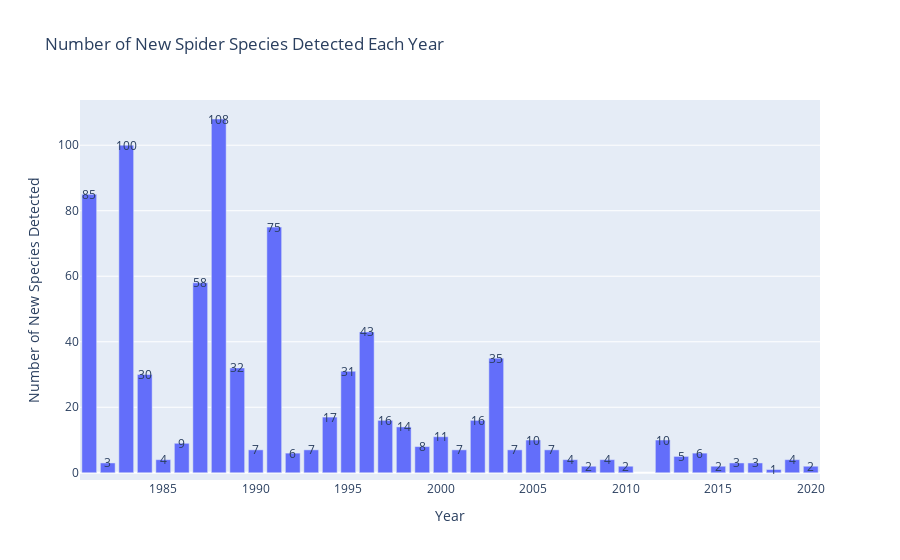

The code cell stored with this chart in its notebook:
### Code cell
# Create a histogram to visualize the number of new species detected each year
years = list(detected_species.keys())
new_species_counts = [len(species_set) for species_set in detected_species.values()]

# Create a hover text for each bar
hover_text = [f"Year: {year}<br>Number of New Species: {count}" for year, count in zip(years, new_species_counts)]

# Create the bar trace
bar_trace = go.Bar(x=years, y=new_species_counts, hovertext=hover_text)

# Create the labels for the bar values
label_text = [str(count) for count in new_species_counts]

# Create the annotations for the bar values
annotations = [dict(x=x, y=y, text=text, showarrow=False, font=dict(size=12))
               for x, y, text in zip(years, new_species_counts, label_text)]

# Create the layout
layout = go.Layout(
    title='Number of New Spider Species Detected Each Year',
    xaxis=dict(title='Year'),
    yaxis=dict(title='Number of New Species Detected'),
    annotations=annotations
)

# Create the figure and add the trace
fig = go.Figure(data=[bar_trace], layout=layout)

# Show the figure
fig.show()

### Figure 1 — Plotly figure (JSON) as saved in the notebook; plotly's stock layout.template omitted (floating-point values rounded to 4 significant figures)
{"data": [{"hovertext": ["Year: 1981<br>Number of New Species: 85", "Year: 1982<br>Number of New Species: 3", "Year: 1983<br>Number of New Species: 100", "Year: 1984<br>Number of New Species: 30", "Year: 1985<br>Number of New Species: 4", "Year: 1986<br>Number of New Species: 9", "Year: 1987<br>Number of New Species: 58", "Year: 1988<br>Number of New Species: 108", "Year: 1989<br>Number of New Species: 32", "Year: 1990<br>Number of New Species: 7", "Year: 1991<br>Number of New Species: 75", "Year: 1992<br>Number of New Species: 6", "Year: 1993<br>Number of New Species: 7", "Year: 1994<br>Number of New Species: 17", "Year: 1995<br>Number of New Species: 31", "Year: 1996<br>Number of New Species: 43", "Year: 1997<br>Number of New Species: 16", "Year: 1998<br>Number of New Species: 14", "Year: 1999<br>Number of New Species: 8", "Year: 2000<br>Number of New Species: 11", "Year: 2001<br>Number of New Species: 7", "Year: 2002<br>Number of New Species: 16", "Year: 2003<br>Number of New Species: 35", "Year: 2004<br>Number of New Species: 7", "Year: 2005<br>Number of New Species: 10", "Year: 2006<br>Number of New Species: 7", "Year: 2007<br>Number of New Species: 4", "Year: 2008<br>Number of New Species: 2", "Year: 2009<br>Number of New Species: 4", "Year: 2010<br>Number of New Species: 2", "Year: 2012<br>Number of New Species: 10", "Year: 2013<br>Number of New Species: 5", "Year: 2014<br>Number of New Species: 6", "Year: 2015<br>Number of New Species: 2", "Year: 2016<br>Number of New Species: 3", "Year: 2017<br>Number of New Species: 3", "Year: 2018<br>Number of New Species: 1", "Year: 2019<br>Number of New Species: 4", "Year: 2020<br>Number of New Species: 2"], "type": "bar", "x": [1981, 1982, 1983, 1984, 1985, 1986, 1987, 1988, 1989, 1990, 1991, 1992, 1993, 1994, 1995, 1996, 1997, 1998, 1999, 2000, 2001, 2002, 2003, 2004, 2005, 2006, 2007, 2008, 2009, 2010, 2012, 2013, 2014, 2015, 2016, 2017, 2018, 2019, 2020], "y": [85, 3, 100, 30, 4, 9, 58, 108, 32, 7, 75, 6, 7, 17, 31, 43, 16, 14, 8, 11, 7, 16, 35, 7, 10, 7, 4, 2, 4, 2, 10, 5, 6, 2, 3, 3, 1, 4, 2]}], "layout": {"annotations": [{"font": {"size": 12}, "showarrow": false, "text": "85", "x": 1981, "y": 85}, {"font": {"size": 12}, "showarrow": false, "text": "3", "x": 1982, "y": 3}, {"font": {"size": 12}, "showarrow": false, "text": "100", "x": 1983, "y": 100}, {"font": {"size": 12}, "showarrow": false, "text": "30", "x": 1984, "y": 30}, {"font": {"size": 12}, "showarrow": false, "text": "4", "x": 1985, "y": 4}, {"font": {"size": 12}, "showarrow": false, "text": "9", "x": 1986, "y": 9}, {"font": {"size": 12}, "showarrow": false, "text": "58", "x": 1987, "y": 58}, {"font": {"size": 12}, "showarrow": false, "text": "108", "x": 1988, "y": 108}, {"font": {"size": 12}, "showarrow": false, "text": "32", "x": 1989, "y": 32}, {"font": {"size": 12}, "showarrow": false, "text": "7", "x": 1990, "y": 7}, {"font": {"size": 12}, "showarrow": false, "text": "75", "x": 1991, "y": 75}, {"font": {"size": 12}, "showarrow": false, "text": "6", "x": 1992, "y": 6}, {"font": {"size": 12}, "showarrow": false, "text": "7", "x": 1993, "y": 7}, {"font": {"size": 12}, "showarrow": false, "text": "17", "x": 1994, "y": 17}, {"font": {"size": 12}, "showarrow": false, "text": "31", "x": 1995, "y": 31}, {"font": {"size": 12}, "showarrow": false, "text": "43", "x": 1996, "y": 43}, {"font": {"size": 12}, "showarrow": false, "text": "16", "x": 1997, "y": 16}, {"font": {"size": 12}, "showarrow": false, "text": "14", "x": 1998, "y": 14}, {"font": {"size": 12}, "showarrow": false, "text": "8", "x": 1999, "y": 8}, {"font": {"size": 12}, "showarrow": false, "text": "11", "x": 2000, "y": 11}, {"font": {"size": 12}, "showarrow": false, "text": "7", "x": 2001, "y": 7}, {"font": {"size": 12}, "showarrow": false, "text": "16", "x": 2002, "y": 16}, {"font": {"size": 12}, "showarrow": false, "text": "35", "x": 2003, "y": 35}, {"font": {"size": 12}, "showarrow": false, "text": "7", "x": 2004, "y": 7}, {"font": {"size": 12}, "showarrow": false, "text": "10", "x": 2005, "y": 10}, {"font": {"size": 12}, "showarrow": false, "text": "7", "x": 2006, "y": 7}, {"font": {"size": 12}, "showarrow": false, "text": "4", "x": 2007, "y": 4}, {"font": {"size": 12}, "showarrow": false, "text": "2", "x": 2008, "y": 2}, {"font": {"size": 12}, "showarrow": false, "text": "4", "x": 2009, "y": 4}, {"font": {"size": 12}, "showarrow": false, "text": "2", "x": 2010, "y": 2}, {"font": {"size": 12}, "showarrow": false, "text": "10", "x": 2012, "y": 10}, {"font": {"size": 12}, "showarrow": false, "text": "5", "x": 2013, "y": 5}, {"font": {"size": 12}, "showarrow": false, "text": "6", "x": 2014, "y": 6}, {"font": {"size": 12}, "showarrow": false, "text": "2", "x": 2015, "y": 2}, {"font": {"size": 12}, "showarrow": false, "text": "3", "x": 2016, "y": 3}, {"font": {"size": 12}, "showarrow": false, "text": "3", "x": 2017, "y": 3}, {"font": {"size": 12}, "showarrow": false, "text": "1", "x": 2018, "y": 1}, {"font": {"size": 12}, "showarrow": false, "text": "4", "x": 2019, "y": 4}, {"font": {"size": 12}, "showarrow": false, "text": "2", "x": 2020, "y": 2}], "title": {"text": "Number of New Spider Species Detected Each Year"}, "xaxis": {"title": {"text": "Year"}}, "yaxis": {"title": {"text": "Number of New Species Detected"}}}}
